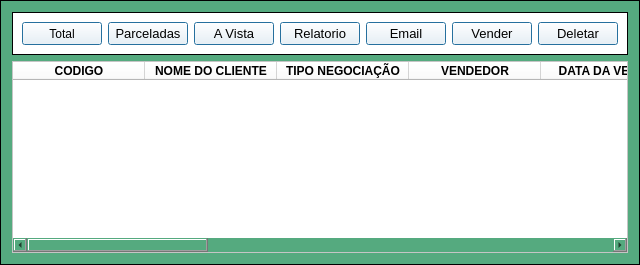
               <widget class="QFrame" name="frame_48">
                <property name="enabled">
                 <bool>true</bool>
                </property>
                <property name="styleSheet">
                 <string notr="true">background-color: rgb(85, 170, 127);</string>
                </property>
                <property name="frameShape">
                 <enum>QFrame::Box</enum>
                </property>
                <property name="frameShadow">
                 <enum>QFrame::Plain</enum>
                </property>
                <layout class="QGridLayout" name="gridLayout_63">
                 <item row="0" column="0">
                  <widget class="QFrame" name="frame_50">
                   <property name="styleSheet">
                    <string notr="true">background-color: rgb(255, 255, 255);</string>
                   </property>
                   <property name="frameShape">
                    <enum>QFrame::Box</enum>
                   </property>
                   <property name="frameShadow">
                    <enum>QFrame::Plain</enum>
                   </property>
                   <layout class="QGridLayout" name="gridLayout_69">
                    <item row="0" column="0">
                     <widget class="QPushButton" name="pushButton_18">
                      <property name="maximumSize">
                       <size>
                        <width>82</width>
                        <height>70</height>
                       </size>
                      </property>
                      <property name="cursor">
                       <cursorShape>PointingHandCursor</cursorShape>
                      </property>
                      <property name="focusPolicy">
                       <enum>Qt::NoFocus</enum>
                      </property>
                      <property name="toolTip">
                       <string>Consultar total vendas</string>
                      </property>
                      <property name="styleSheet">
                       <string notr="true"/>
                      </property>
                      <property name="text">
                       <string>Total</string>
                      </property>
                      <property name="icon">
                       <iconset>
                        <normaloff>../Imagens/lupa.ico</normaloff>../Imagens/lupa.ico</iconset>
                      </property>
                      <property name="iconSize">
                       <size>
                        <width>40</width>
                        <height>35</height>
                       </size>
                      </property>
                      <property name="autoDefault">
                       <bool>true</bool>
                      </property>
                      <property name="default">
                       <bool>true</bool>
                      </property>
                      <property name="flat">
                       <bool>false</bool>
                      </property>
                     </widget>
                    </item>
                    <item row="0" column="1">
                     <widget class="QPushButton" name="pushButton_19">
                      <property name="enabled">
                       <bool>true</bool>
                      </property>
                      <property name="maximumSize">
                       <size>
                        <width>82</width>
                        <height>70</height>
                       </size>
                      </property>
                      <property name="font">
                       <font>
                        <pointsize>10</pointsize>
                        <weight>50</weight>
                        <bold>false</bold>
                       </font>
                      </property>
                      <property name="cursor">
                       <cursorShape>PointingHandCursor</cursorShape>
                      </property>
                      <property name="focusPolicy">
                       <enum>Qt::NoFocus</enum>
                      </property>
                      <property name="toolTip">
                       <string>Vendas parceladas</string>
                      </property>
                      <property name="styleSheet">
                       <string notr="true"/>
                      </property>
                      <property name="text">
                       <string>Parceladas</string>
                      </property>
                      <property name="icon">
                       <iconset>
                        <normaloff>../Imagens/vendaparcelada.png</normaloff>../Imagens/vendaparcelada.png</iconset>
                      </property>
                      <property name="iconSize">
                       <size>
                        <width>92</width>
                        <height>30</height>
                       </size>
                      </property>
                      <property name="autoDefault">
                       <bool>true</bool>
                      </property>
                      <property name="default">
                       <bool>true</bool>
                      </property>
                      <property name="flat">
                       <bool>false</bool>
                      </property>
                     </widget>
                    </item>
                    <item row="0" column="2">
                     <widget class="QPushButton" name="pushButton_20">
                      <property name="maximumSize">
                       <size>
                        <width>82</width>
                        <height>70</height>
                       </size>
                      </property>
                      <property name="font">
                       <font>
                        <pointsize>10</pointsize>
                        <weight>50</weight>
                        <bold>false</bold>
                       </font>
                      </property>
                      <property name="cursor">
                       <cursorShape>PointingHandCursor</cursorShape>
                      </property>
                      <property name="focusPolicy">
                       <enum>Qt::NoFocus</enum>
                      </property>
                      <property name="toolTip">
                       <string>Vendas a vista</string>
                      </property>
                      <property name="styleSheet">
                       <string notr="true"/>
                      </property>
                      <property name="text">
                       <string>A Vista</string>
                      </property>
                      <property name="icon">
                       <iconset>
                        <normaloff>../Imagens/vendaavista.ico</normaloff>../Imagens/vendaavista.ico</iconset>
                      </property>
                      <property name="iconSize">
                       <size>
                        <width>30</width>
                        <height>64</height>
                       </size>
                      </property>
                      <property name="autoDefault">
                       <bool>true</bool>
                      </property>
                      <property name="default">
                       <bool>true</bool>
                      </property>
                      <property name="flat">
                       <bool>false</bool>
                      </property>
                     </widget>
                    </item>
                    <item row="0" column="3">
                     <widget class="QPushButton" name="geraexcel_4">
                      <property name="maximumSize">
                       <size>
                        <width>82</width>
                        <height>70</height>
                       </size>
                      </property>
                      <property name="font">
                       <font>
                        <pointsize>10</pointsize>
                        <weight>50</weight>
                        <bold>false</bold>
                       </font>
                      </property>
                      <property name="cursor">
                       <cursorShape>PointingHandCursor</cursorShape>
                      </property>
                      <property name="focusPolicy">
                       <enum>Qt::NoFocus</enum>
                      </property>
                      <property name="toolTip">
                       <string>Gerar relatorio de vendas</string>
                      </property>
                      <property name="styleSheet">
                       <string notr="true"/>
                      </property>
                      <property name="text">
                       <string>Relatorio</string>
                      </property>
                      <property name="icon">
                       <iconset>
                        <normaloff>../Imagens/excel.png</normaloff>../Imagens/excel.png</iconset>
                      </property>
                      <property name="iconSize">
                       <size>
                        <width>65</width>
                        <height>32</height>
                       </size>
                      </property>
                      <property name="shortcut">
                       <string/>
                      </property>
                      <property name="checkable">
                       <bool>false</bool>
                      </property>
                      <property name="checked">
                       <bool>false</bool>
                      </property>
                      <property name="autoDefault">
                       <bool>true</bool>
                      </property>
                      <property name="default">
                       <bool>true</bool>
                      </property>
                      <property name="flat">
                       <bool>false</bool>
                      </property>
                     </widget>
                    </item>
                    <item row="0" column="4">
                     <widget class="QPushButton" name="enviaemail_3">
                      <property name="maximumSize">
                       <size>
                        <width>82</width>
                        <height>70</height>
                       </size>
                      </property>
                      <property name="font">
                       <font>
                        <pointsize>10</pointsize>
                        <weight>50</weight>
                        <bold>false</bold>
                       </font>
                      </property>
                      <property name="cursor">
                       <cursorShape>PointingHandCursor</cursorShape>
                      </property>
                      <property name="focusPolicy">
                       <enum>Qt::NoFocus</enum>
                      </property>
                      <property name="toolTip">
                       <string>Enviar email</string>
                      </property>
                      <property name="styleSheet">
                       <string notr="true"/>
                      </property>
                      <property name="text">
                       <string>Email</string>
                      </property>
                      <property name="icon">
                       <iconset>
                        <normaloff>../Imagens/o-email.png</normaloff>../Imagens/o-email.png</iconset>
                      </property>
                      <property name="iconSize">
                       <size>
                        <width>37</width>
                        <height>50</height>
                       </size>
                      </property>
                      <property name="autoDefault">
                       <bool>true</bool>
                      </property>
                      <property name="default">
                       <bool>true</bool>
                      </property>
                      <property name="flat">
                       <bool>false</bool>
                      </property>
                     </widget>
                    </item>
                    <item row="0" column="5">
                     <widget class="QPushButton" name="realizarVendas_4">
                      <property name="maximumSize">
                       <size>
                        <width>82</width>
                        <height>70</height>
                       </size>
                      </property>
                      <property name="font">
                       <font>
                        <pointsize>10</pointsize>
                        <weight>50</weight>
                        <bold>false</bold>
                       </font>
                      </property>
                      <property name="cursor">
                       <cursorShape>PointingHandCursor</cursorShape>
                      </property>
                      <property name="focusPolicy">
                       <enum>Qt::NoFocus</enum>
                      </property>
                      <property name="toolTip">
                       <string>Vender</string>
                      </property>
                      <property name="styleSheet">
                       <string notr="true"/>
                      </property>
                      <property name="text">
                       <string>Vender</string>
                      </property>
                      <property name="icon">
                       <iconset>
                        <normaloff>../Imagens/carrinhodecompras.png</normaloff>../Imagens/carrinhodecompras.png</iconset>
                      </property>
                      <property name="iconSize">
                       <size>
                        <width>37</width>
                        <height>50</height>
                       </size>
                      </property>
                      <property name="autoDefault">
                       <bool>true</bool>
                      </property>
                      <property name="default">
                       <bool>true</bool>
                      </property>
                      <property name="flat">
                       <bool>false</bool>
                      </property>
                     </widget>
                    </item>
                    <item row="0" column="6">
                     <widget class="QPushButton" name="pushButton_21">
                      <property name="enabled">
                       <bool>true</bool>
                      </property>
                      <property name="maximumSize">
                       <size>
                        <width>82</width>
                        <height>70</height>
                       </size>
                      </property>
                      <property name="font">
                       <font>
                        <pointsize>10</pointsize>
                        <weight>50</weight>
                        <bold>false</bold>
                       </font>
                      </property>
                      <property name="cursor">
                       <cursorShape>PointingHandCursor</cursorShape>
                      </property>
                      <property name="focusPolicy">
                       <enum>Qt::NoFocus</enum>
                      </property>
                      <property name="toolTip">
                       <string>Dar baixa em vendas</string>
                      </property>
                      <property name="styleSheet">
                       <string notr="true"/>
                      </property>
                      <property name="text">
                       <string>Deletar</string>
                      </property>
                      <property name="icon">
                       <iconset>
                        <normaloff>../Imagens/fdelete_256.ico</normaloff>../Imagens/fdelete_256.ico</iconset>
                      </property>
                      <property name="iconSize">
                       <size>
                        <width>37</width>
                        <height>68</height>
                       </size>
                      </property>
                      <property name="autoDefault">
                       <bool>true</bool>
                      </property>
                      <property name="default">
                       <bool>true</bool>
                      </property>
                      <property name="flat">
                       <bool>false</bool>
                      </property>
                     </widget>
                    </item>
                   </layout>
                  </widget>
                 </item>
                 <item row="1" column="0">
                  <widget class="QTableWidget" name="tableWidget_5">
                   <property name="enabled">
                    <bool>true</bool>
                   </property>
                   <property name="font">
                    <font>
                     <family>Segoe UI</family>
                     <pointsize>10</pointsize>
                     <weight>50</weight>
                     <bold>false</bold>
                    </font>
                   </property>
                   <property name="styleSheet">
                    <string notr="true">background-color: rgb(85, 170, 255);
background-color: rgb(255, 255, 255);</string>
                   </property>
                   <property name="alternatingRowColors">
                    <bool>true</bool>
                   </property>
                   <property name="verticalScrollMode">
                    <enum>QAbstractItemView::ScrollPerPixel</enum>
                   </property>
                   <property name="horizontalScrollMode">
                    <enum>QAbstractItemView::ScrollPerPixel</enum>
                   </property>
                   <attribute name="horizontalHeaderMinimumSectionSize">
                    <number>35</number>
                   </attribute>
                   <attribute name="horizontalHeaderDefaultSectionSize">
                    <number>132</number>
                   </attribute>
                   <attribute name="verticalHeaderMinimumSectionSize">
                    <number>20</number>
                   </attribute>
                   <attribute name="verticalHeaderDefaultSectionSize">
                    <number>21</number>
                   </attribute>
                   <column>
                    <property name="text">
                     <string>CODIGO</string>
                    </property>
                    <property name="font">
                     <font>
                      <weight>75</weight>
                      <bold>true</bold>
                     </font>
                    </property>
                    <property name="background">
                     <color>
                      <red>85</red>
                      <green>170</green>
                      <blue>255</blue>
                     </color>
                    </property>
                   </column>
                   <column>
                    <property name="text">
                     <string>NOME DO CLIENTE</string>
                    </property>
                    <property name="font">
                     <font>
                      <weight>75</weight>
                      <bold>true</bold>
                     </font>
                    </property>
                    <property name="background">
                     <color>
                      <red>85</red>
                      <green>170</green>
                      <blue>255</blue>
                     </color>
                    </property>
                   </column>
                   <column>
                    <property name="text">
                     <string>TIPO NEGOCIAÇÃO</string>
                    </property>
                    <property name="font">
                     <font>
                      <weight>75</weight>
                      <bold>true</bold>
                     </font>
                    </property>
                    <property name="background">
                     <color>
                      <red>85</red>
                      <green>170</green>
                      <blue>255</blue>
                     </color>
                    </property>
                   </column>
                   <column>
                    <property name="text">
                     <string>VENDEDOR</string>
                    </property>
                    <property name="font">
                     <font>
                      <weight>75</weight>
                      <bold>true</bold>
                     </font>
                    </property>
                    <property name="background">
                     <color>
                      <red>85</red>
                      <green>170</green>
                      <blue>255</blue>
                     </color>
                    </property>
                   </column>
                   <column>
                    <property name="text">
                     <string>DATA DA VENDA</string>
                    </property>
                    <property name="font">
                     <font>
                      <weight>75</weight>
                      <bold>true</bold>
                     </font>
                    </property>
                    <property name="background">
                     <color>
                      <red>85</red>
                      <green>170</green>
                      <blue>255</blue>
                     </color>
                    </property>
                   </column>
                   <column>
                    <property name="text">
                     <string>VENCIMENTO</string>
                    </property>
                    <property name="font">
                     <font>
                      <weight>75</weight>
                      <bold>true</bold>
                     </font>
                    </property>
                    <property name="background">
                     <color>
                      <red>85</red>
                      <green>170</green>
                      <blue>255</blue>
                     </color>
                    </property>
                   </column>
                   <column>
                    <property name="text">
                     <string>NOME DO PRODUTO</string>
                    </property>
                    <property name="font">
                     <font>
                      <weight>75</weight>
                      <bold>true</bold>
                     </font>
                    </property>
                    <property name="background">
                     <color>
                      <red>85</red>
                      <green>170</green>
                      <blue>255</blue>
                     </color>
                    </property>
                   </column>
                   <column>
                    <property name="text">
                     <string>QUANTIDADE</string>
                    </property>
                    <property name="font">
                     <font>
                      <weight>75</weight>
                      <bold>true</bold>
                     </font>
                    </property>
                    <property name="background">
                     <color>
                      <red>85</red>
                      <green>170</green>
                      <blue>255</blue>
                     </color>
                    </property>
                   </column>
                   <column>
                    <property name="text">
                     <string>PREÇO</string>
                    </property>
                    <property name="font">
                     <font>
                      <weight>75</weight>
                      <bold>true</bold>
                     </font>
                    </property>
                    <property name="background">
                     <color>
                      <red>255</red>
                      <green>0</green>
                      <blue>0</blue>
                     </color>
                    </property>
                   </column>
                   <column>
                    <property name="text">
                     <string>DESCONTO</string>
                    </property>
                    <property name="font">
                     <font>
                      <weight>75</weight>
                      <bold>true</bold>
                     </font>
                    </property>
                    <property name="background">
                     <color>
                      <red>255</red>
                      <green>0</green>
                      <blue>0</blue>
                     </color>
                    </property>
                   </column>
                   <column>
                    <property name="text">
                     <string>VALOR TOTAL</string>
                    </property>
                    <property name="font">
                     <font>
                      <weight>75</weight>
                      <bold>true</bold>
                     </font>
                    </property>
                    <property name="background">
                     <color>
                      <red>85</red>
                      <green>170</green>
                      <blue>255</blue>
                     </color>
                    </property>
                   </column>
                   <column>
                    <property name="text">
                     <string>NATUREZA DA VENDA</string>
                    </property>
                    <property name="font">
                     <font>
                      <weight>75</weight>
                      <bold>true</bold>
                     </font>
                    </property>
                    <property name="background">
                     <color>
                      <red>85</red>
                      <green>170</green>
                      <blue>255</blue>
                     </color>
                    </property>
                   </column>
                   <column>
                    <property name="text">
                     <string>PERCELAS</string>
                    </property>
                    <property name="font">
                     <font>
                      <weight>75</weight>
                      <bold>true</bold>
                     </font>
                    </property>
                    <property name="background">
                     <color>
                      <red>85</red>
                      <green>170</green>
                      <blue>255</blue>
                     </color>
                    </property>
                   </column>
                   <column>
                    <property name="text">
                     <string>OBSERVAÇÃO</string>
                    </property>
                    <property name="font">
                     <font>
                      <weight>75</weight>
                      <bold>true</bold>
                     </font>
                    </property>
                    <property name="background">
                     <color>
                      <red>85</red>
                      <green>170</green>
                      <blue>255</blue>
                     </color>
                    </property>
                   </column>
                   <column>
                    <property name="text">
                     <string>ENTRADA E SAIDA</string>
                    </property>
                    <property name="font">
                     <font>
                      <weight>75</weight>
                      <bold>true</bold>
                     </font>
                    </property>
                    <property name="background">
                     <color>
                      <red>85</red>
                      <green>170</green>
                      <blue>255</blue>
                     </color>
                    </property>
                   </column>
                  </widget>
                 </item>
                </layout>
               </widget>
